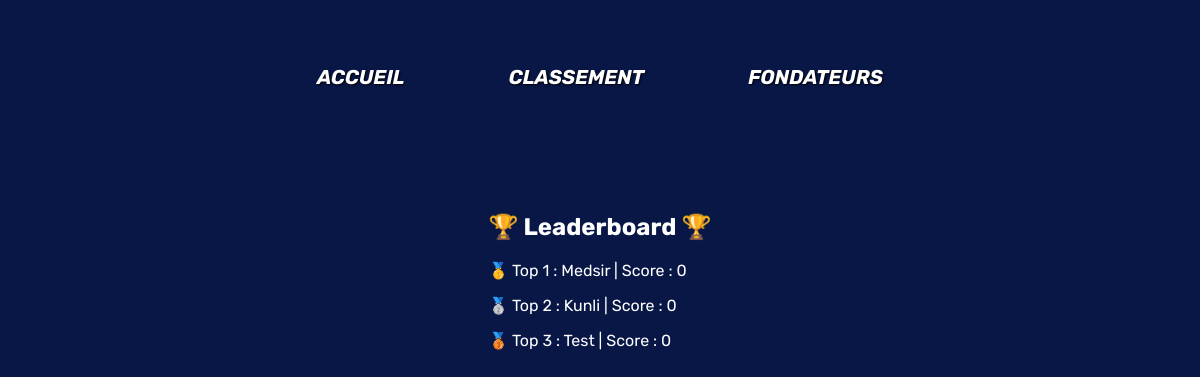
The page /leaderboard on the database as committed earlier.
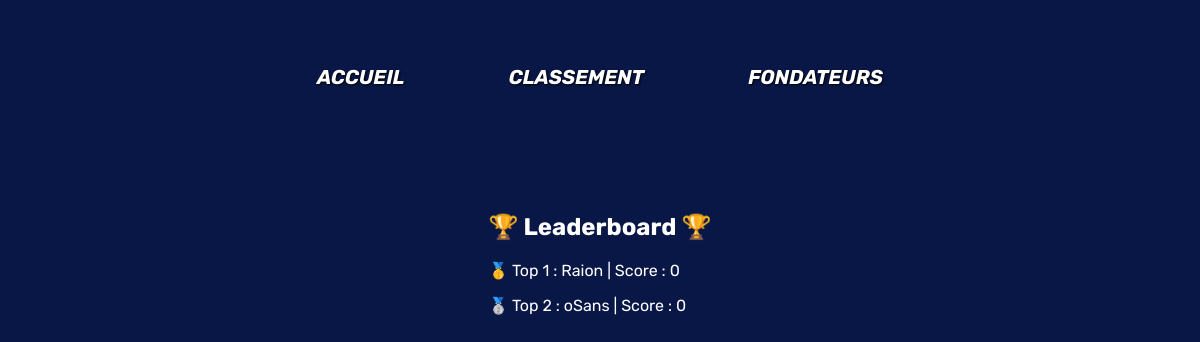
The same page on the database as committed later.
### tables this page shows
CREATE TABLE users (
    id INTEGER PRIMARY KEY AUTOINCREMENT,
    username TEXT NOT NULL,
    email TEXT NOT NULL,
    password TEXT NOT NULL,
    nb_parties INTEGER,
    nb_victoires_classique INTEGER,
    nb_victoires_tournois INTEGER,
    taux_victoire INTEGER,
    rang TEXT,
    score_total INTEGER,
    niveau INTEGER,
    avatar TEXT

);

CREATE TABLE leaderboard (
    id INT PRIMARY KEY,
    score TEXT NOT NULL,
    FOREIGN KEY (id) REFERENCES users(id)
);

### main.py (the view)
@app.route("/leaderboard")
def leaderboard():
    leaderboard_list = get_leaderboard()
    return render_template("./leaderboard.html", leaderboard=leaderboard_list, iter_liste=range(len(leaderboard_list)))

### kfonctions.py (called while the page is built)
def get_leaderboard()->list[tuple]:
    try:
        con = sqlite3.connect("./database/database.db")
        cur = con.cursor()
        sqlreq = f"SELECT score, username FROM leaderboard JOIN users ON users.id = leaderboard.id ORDER BY score DESC"
        res = cur.execute(sqlreq)
        reslist = res.fetchall()
        con.close()
        print("test", reslist)
        if(len(reslist) > 10):
            return reslist[0:9]
        else:
            return reslist
    except Exception as erreur:
        print("Erreur dans get_leaderboard() :", erreur)
        return []

### templates/leaderboard.html (shortened to what this page needs)
<!DOCTYPE html>
<html>
<head>
    <link rel="stylesheet" href="{{url_for('static', filename='leaderboard.css')}}">
</head>
<body class="leaderboard_body">
    <div class="haut_de_page">
        <div class="container_main">
            <div class="header">
                <a class="header_link" href="/">ACCUEIL</a>
                <a class="header_link" href="leaderboard">CLASSEMENT</a>
                <a class="header_link" href="/">FONDATEURS</a>
            </div>
            <div class="leaderboard_container">
                <div class="leaderboard">
                    <h2 class="leaderboard_title"> 🏆 Leaderboard 🏆 </h2>
                    {% for i in iter_liste %}
                        {% if i == 0 : %}
                        <p> 🥇 Top {{i+1}} : {{leaderboard[i][1]}} | Score : {{leaderboard[i][0]}}</p>
                        {% elif i == 1 %}
                        <p> 🥈 Top {{i+1}} : {{leaderboard[i][1]}} | Score : {{leaderboard[i][0]}}</p>
                        {% elif i == 2 %}
                        <p> 🥉 Top {{i+1}} : {{leaderboard[i][1]}} | Score : {{leaderboard[i][0]}}</p>
                        {% else %}
                        <p> Top {{i+1}} : {{leaderboard[i][1]}} | Score : {{leaderboard[i][0]}}</p>
                        {% endif %}
                    {% endfor %}
                </div>
            </div>
            </div>
</body>
</html>

### static/leaderboard.css (style rules this page uses)
body { background-color: rgb(9, 23, 71); }
html { scroll-behavior: smooth; }
.container_main { padding: 65px 80px 160px; background-size: cover; animation-timeline: scroll(); }
.header { font-family: 'Rubik', sans-serif; font-weight:bolder; font-style: italic; display: flex; justify-content: center; font-size: 20px; }
.header_link { color: white; text-decoration: none; margin-inline: 5%; text-shadow: 1px 1px 2px black; }
.leaderboard_container { margin: 10%; display: flex; justify-content: center; }
.leaderboard { color:white; font-family: 'Rubik', sans-serif;; }

### static/styles.css (style rules this page uses)
html { height: 100%; }
body { margin: 0px; height: 100%; }

Rows that differ between the two databases and show on the page:
removed users: username "Kunli"
removed users: username "Test"
removed leaderboard: score "0"
added users: username "Raion"
Other text that changed with them:
new list line: "🥇 Top 1 : | Score :"
new list line: "🥈 Top 2 : | Score :"
new list line: "oSans"
new list line: "0"
list line gone: "🥇 Top 1 : | Score :"
list line gone: "Medsir"
list line gone: "0"
list line gone: "🥈 Top 2 : | Score :"
list line gone: "🥉 Top 3 : | Score :"
